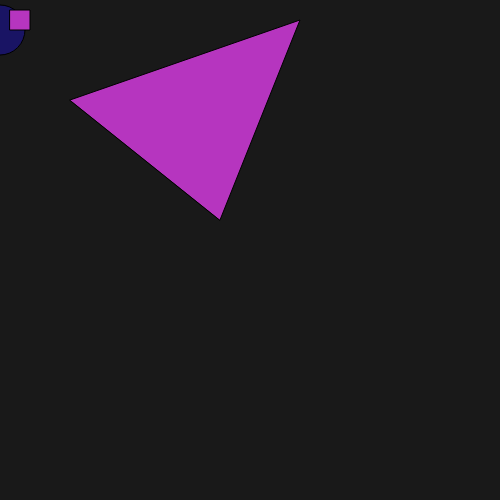
Frame 1 (no input)
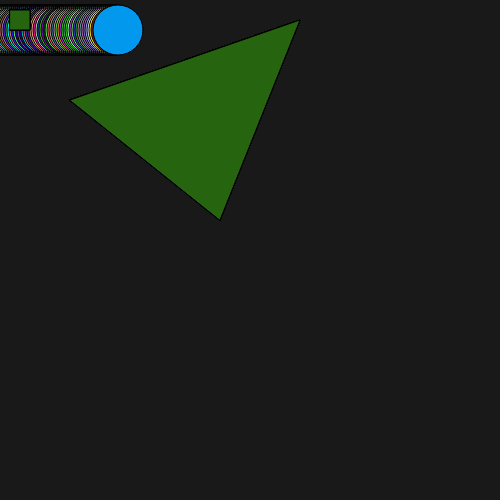
Frame 60 (no input)
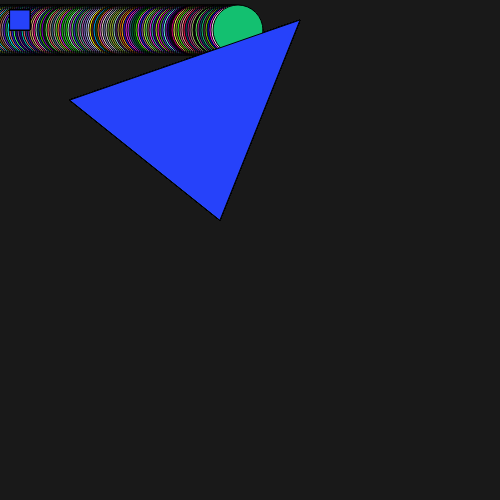
Frame 120 (the mouse pressed at the canvas centre since frame 60)

The p5.js sketch that drew these frames (run headless with seeded random() and noise() and a simulated clock; from frame 60 on, the mouse is pressed at the canvas centre):

// p5.js sketch
// ── sketch.js
//counter is a var
//vars can be put outside of function setup/draw
//put at top to make it easy to find
let counter = 0;
let counter2 = 0;

//first to run, runs only ONCE
function setup() {

  //(width, height)
  createCanvas(500,500);

  //(grayscale) 0-255
  background(25);

  //or (r, g, b)
  fill(25, 20, 100);
}

//sec to run, runs over and over
//once setup runs, draw takes over
function draw() {

  //ellipse(width/2, height/2, 50, 50);
    //(x, y, w, h)
  ellipse(counter2,30,50,50);
    //can get rid of the h to make a circle
      //ellipse(30,30,50);
      //can put a var as a coordinate to make the shape dynamic
  
  fill(random(255),random(255),random(255));
  //(x,y,w,h)
  rect(10,10,20,20);
  
  //(x,y,x1,y1,x2,y2)
  triangle(220,220,300,20,70,100);

  //a way to log the counter var in the console 
  console.log(counter);
    //this shows how many times the shapes are drawn

  counter = counter + 1;
  counter2 = counter2 + 2;
}
